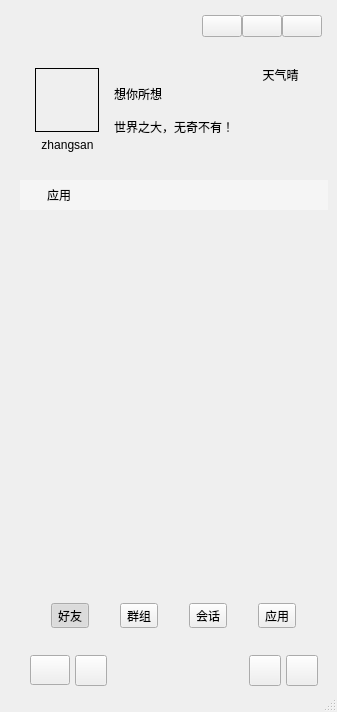
<?xml version="1.0" encoding="UTF-8"?>
<ui version="4.0">
 <class>MainWindow</class>
 <widget class="QMainWindow" name="MainWindow">
  <property name="geometry">
   <rect>
    <x>0</x>
    <y>0</y>
    <width>337</width>
    <height>712</height>
   </rect>
  </property>
  <property name="windowTitle">
   <string>MainWindow</string>
  </property>
  <widget class="QWidget" name="centralwidget">
   <widget class="QWidget" name="widgetUserInfo" native="true">
    <property name="geometry">
     <rect>
      <x>20</x>
      <y>10</y>
      <width>308</width>
      <height>170</height>
     </rect>
    </property>
    <property name="minimumSize">
     <size>
      <width>0</width>
      <height>170</height>
     </size>
    </property>
    <property name="maximumSize">
     <size>
      <width>16777215</width>
      <height>170</height>
     </size>
    </property>
    <layout class="QVBoxLayout" name="verticalLayout_9">
     <property name="spacing">
      <number>0</number>
     </property>
     <property name="leftMargin">
      <number>1</number>
     </property>
     <property name="topMargin">
      <number>1</number>
     </property>
     <property name="rightMargin">
      <number>1</number>
     </property>
     <property name="bottomMargin">
      <number>1</number>
     </property>
     <item>
      <widget class="QWidget" name="widgetWinBar" native="true">
       <property name="minimumSize">
        <size>
         <width>0</width>
         <height>30</height>
        </size>
       </property>
       <property name="maximumSize">
        <size>
         <width>16777215</width>
         <height>30</height>
        </size>
       </property>
       <layout class="QHBoxLayout" name="horizontalLayout_7">
        <property name="spacing">
         <number>0</number>
        </property>
        <property name="leftMargin">
         <number>0</number>
        </property>
        <property name="topMargin">
         <number>0</number>
        </property>
        <property name="rightMargin">
         <number>5</number>
        </property>
        <property name="bottomMargin">
         <number>0</number>
        </property>
        <item>
         <widget class="QLabel" name="label_9">
          <property name="minimumSize">
           <size>
            <width>30</width>
            <height>0</height>
           </size>
          </property>
          <property name="text">
           <string/>
          </property>
          <property name="pixmap">
           <pixmap resource="images.qrc">:/resource/images/robot.png</pixmap>
          </property>
         </widget>
        </item>
        <item>
         <spacer name="horizontalSpacer">
          <property name="orientation">
           <enum>Qt::Horizontal</enum>
          </property>
          <property name="sizeHint" stdset="0">
           <size>
            <width>220</width>
            <height>20</height>
           </size>
          </property>
         </spacer>
        </item>
        <item>
         <widget class="QPushButton" name="btnWinMenu">
          <property name="focusPolicy">
           <enum>Qt::NoFocus</enum>
          </property>
          <property name="text">
           <string/>
          </property>
         </widget>
        </item>
        <item>
         <widget class="QPushButton" name="btnWinMin">
          <property name="focusPolicy">
           <enum>Qt::NoFocus</enum>
          </property>
          <property name="text">
           <string/>
          </property>
          <property name="icon">
           <iconset resource="images.qrc">
            <normaloff>:/resource/common/ic_min.png</normaloff>:/resource/common/ic_min.png</iconset>
          </property>
         </widget>
        </item>
        <item>
         <widget class="QPushButton" name="btnWinClose">
          <property name="focusPolicy">
           <enum>Qt::NoFocus</enum>
          </property>
          <property name="text">
           <string/>
          </property>
          <property name="icon">
           <iconset resource="images.qrc">
            <normaloff>:/resource/common/ic_close_white.png</normaloff>:/resource/common/ic_close_white.png</iconset>
          </property>
         </widget>
        </item>
       </layout>
      </widget>
     </item>
     <item>
      <layout class="QHBoxLayout" name="horizontalLayout_8">
       <property name="spacing">
        <number>5</number>
       </property>
       <property name="leftMargin">
        <number>5</number>
       </property>
       <property name="rightMargin">
        <number>5</number>
       </property>
       <item>
        <widget class="QWidget" name="widget" native="true">
         <layout class="QVBoxLayout" name="verticalLayout_2">
          <item>
           <spacer name="verticalSpacer_4">
            <property name="orientation">
             <enum>Qt::Vertical</enum>
            </property>
            <property name="sizeHint" stdset="0">
             <size>
              <width>20</width>
              <height>40</height>
             </size>
            </property>
           </spacer>
          </item>
          <item>
           <widget class="QWidget" name="widgetHead" native="true">
            <property name="minimumSize">
             <size>
              <width>64</width>
              <height>64</height>
             </size>
            </property>
            <property name="maximumSize">
             <size>
              <width>64</width>
              <height>64</height>
             </size>
            </property>
            <property name="styleSheet">
             <string notr="true">border: 1px solid #000000;</string>
            </property>
            <layout class="QHBoxLayout" name="horizontalLayout_9">
             <property name="spacing">
              <number>0</number>
             </property>
             <property name="leftMargin">
              <number>0</number>
             </property>
             <property name="topMargin">
              <number>0</number>
             </property>
             <property name="rightMargin">
              <number>0</number>
             </property>
             <property name="bottomMargin">
              <number>0</number>
             </property>
            </layout>
           </widget>
          </item>
          <item>
           <widget class="QLabel" name="labelUser">
            <property name="text">
             <string>zhangsan</string>
            </property>
            <property name="alignment">
             <set>Qt::AlignCenter</set>
            </property>
           </widget>
          </item>
          <item>
           <spacer name="verticalSpacer_3">
            <property name="orientation">
             <enum>Qt::Vertical</enum>
            </property>
            <property name="sizeHint" stdset="0">
             <size>
              <width>20</width>
              <height>40</height>
             </size>
            </property>
           </spacer>
          </item>
         </layout>
        </widget>
       </item>
       <item>
        <layout class="QVBoxLayout" name="verticalLayout_7">
         <property name="spacing">
          <number>15</number>
         </property>
         <item>
          <spacer name="verticalSpacer_2">
           <property name="orientation">
            <enum>Qt::Vertical</enum>
           </property>
           <property name="sizeHint" stdset="0">
            <size>
             <width>20</width>
             <height>40</height>
            </size>
           </property>
          </spacer>
         </item>
         <item>
          <widget class="QLabel" name="labelUserName">
           <property name="text">
            <string>想你所想</string>
           </property>
          </widget>
         </item>
         <item>
          <widget class="QLabel" name="labelUserMask">
           <property name="text">
            <string>世界之大，无奇不有！</string>
           </property>
          </widget>
         </item>
         <item>
          <spacer name="verticalSpacer">
           <property name="orientation">
            <enum>Qt::Vertical</enum>
           </property>
           <property name="sizeHint" stdset="0">
            <size>
             <width>20</width>
             <height>40</height>
            </size>
           </property>
          </spacer>
         </item>
        </layout>
       </item>
       <item>
        <layout class="QVBoxLayout" name="verticalLayout_8">
         <item>
          <widget class="QLabel" name="label_10">
           <property name="text">
            <string>天气晴</string>
           </property>
           <property name="alignment">
            <set>Qt::AlignCenter</set>
           </property>
          </widget>
         </item>
         <item>
          <widget class="QLabel" name="label_12">
           <property name="text">
            <string/>
           </property>
           <property name="alignment">
            <set>Qt::AlignCenter</set>
           </property>
          </widget>
         </item>
        </layout>
       </item>
      </layout>
     </item>
    </layout>
   </widget>
   <widget class="QWidget" name="widgetBottom" native="true">
    <property name="geometry">
     <rect>
      <x>20</x>
      <y>578</y>
      <width>308</width>
      <height>110</height>
     </rect>
    </property>
    <property name="minimumSize">
     <size>
      <width>0</width>
      <height>110</height>
     </size>
    </property>
    <property name="maximumSize">
     <size>
      <width>16777215</width>
      <height>110</height>
     </size>
    </property>
    <layout class="QVBoxLayout" name="verticalLayout_5">
     <property name="spacing">
      <number>0</number>
     </property>
     <property name="leftMargin">
      <number>0</number>
     </property>
     <property name="topMargin">
      <number>0</number>
     </property>
     <property name="rightMargin">
      <number>0</number>
     </property>
     <property name="bottomMargin">
      <number>0</number>
     </property>
     <item>
      <widget class="QWidget" name="widgetButtons" native="true">
       <property name="minimumSize">
        <size>
         <width>0</width>
         <height>65</height>
        </size>
       </property>
       <layout class="QHBoxLayout" name="horizontalLayout">
        <property name="spacing">
         <number>0</number>
        </property>
        <property name="leftMargin">
         <number>0</number>
        </property>
        <property name="topMargin">
         <number>0</number>
        </property>
        <property name="rightMargin">
         <number>0</number>
        </property>
        <property name="bottomMargin">
         <number>0</number>
        </property>
        <item>
         <widget class="QToolButton" name="btnFrind">
          <property name="text">
           <string>好友</string>
          </property>
          <property name="icon">
           <iconset resource="images.qrc">
            <normaloff>:/resource/images/contacts.png</normaloff>:/resource/images/contacts.png</iconset>
          </property>
          <property name="iconSize">
           <size>
            <width>24</width>
            <height>24</height>
           </size>
          </property>
          <property name="checkable">
           <bool>true</bool>
          </property>
          <property name="checked">
           <bool>true</bool>
          </property>
          <property name="toolButtonStyle">
           <enum>Qt::ToolButtonTextUnderIcon</enum>
          </property>
         </widget>
        </item>
        <item>
         <widget class="QToolButton" name="btnGroup">
          <property name="text">
           <string>群组</string>
          </property>
          <property name="icon">
           <iconset resource="images.qrc">
            <normaloff>:/resource/images/group_normal.png</normaloff>:/resource/images/group_normal.png</iconset>
          </property>
          <property name="iconSize">
           <size>
            <width>24</width>
            <height>24</height>
           </size>
          </property>
          <property name="checkable">
           <bool>true</bool>
          </property>
          <property name="toolButtonStyle">
           <enum>Qt::ToolButtonTextUnderIcon</enum>
          </property>
         </widget>
        </item>
        <item>
         <widget class="QToolButton" name="btnConversation">
          <property name="toolTip">
           <string>会话</string>
          </property>
          <property name="text">
           <string>会话</string>
          </property>
          <property name="icon">
           <iconset resource="images.qrc">
            <normaloff>:/resource/images/conversation_normal.png</normaloff>:/resource/images/conversation_normal.png</iconset>
          </property>
          <property name="iconSize">
           <size>
            <width>24</width>
            <height>24</height>
           </size>
          </property>
          <property name="checkable">
           <bool>true</bool>
          </property>
          <property name="checked">
           <bool>false</bool>
          </property>
          <property name="toolButtonStyle">
           <enum>Qt::ToolButtonTextUnderIcon</enum>
          </property>
         </widget>
        </item>
        <item>
         <widget class="QToolButton" name="btnApplay">
          <property name="toolTip">
           <string>应用</string>
          </property>
          <property name="text">
           <string>应用</string>
          </property>
          <property name="icon">
           <iconset resource="images.qrc">
            <normaloff>:/resource/images/applay.png</normaloff>:/resource/images/applay.png</iconset>
          </property>
          <property name="iconSize">
           <size>
            <width>24</width>
            <height>24</height>
           </size>
          </property>
          <property name="checkable">
           <bool>true</bool>
          </property>
          <property name="checked">
           <bool>false</bool>
          </property>
          <property name="toolButtonStyle">
           <enum>Qt::ToolButtonTextUnderIcon</enum>
          </property>
         </widget>
        </item>
       </layout>
      </widget>
     </item>
     <item>
      <widget class="QWidget" name="widgetMenu" native="true">
       <property name="minimumSize">
        <size>
         <width>0</width>
         <height>35</height>
        </size>
       </property>
       <property name="maximumSize">
        <size>
         <width>16777215</width>
         <height>35</height>
        </size>
       </property>
       <layout class="QHBoxLayout" name="horizontalLayout_5">
        <property name="spacing">
         <number>5</number>
        </property>
        <property name="leftMargin">
         <number>10</number>
        </property>
        <property name="topMargin">
         <number>2</number>
        </property>
        <property name="rightMargin">
         <number>10</number>
        </property>
        <property name="bottomMargin">
         <number>2</number>
        </property>
        <item>
         <widget class="QPushButton" name="btnSysMenu">
          <property name="minimumSize">
           <size>
            <width>0</width>
            <height>30</height>
           </size>
          </property>
          <property name="toolTip">
           <string>系统菜单</string>
          </property>
          <property name="text">
           <string/>
          </property>
          <property name="icon">
           <iconset resource="images.qrc">
            <normaloff>:/resource/common/ic_sysmen.png</normaloff>:/resource/common/ic_sysmen.png</iconset>
          </property>
          <property name="iconSize">
           <size>
            <width>24</width>
            <height>24</height>
           </size>
          </property>
         </widget>
        </item>
        <item>
         <widget class="QToolButton" name="tbtnAddUser">
          <property name="minimumSize">
           <size>
            <width>0</width>
            <height>30</height>
           </size>
          </property>
          <property name="toolTip">
           <string>添加好友</string>
          </property>
          <property name="text">
           <string/>
          </property>
          <property name="icon">
           <iconset resource="images.qrc">
            <normaloff>:/resource/common/ic_user_add.png</normaloff>:/resource/common/ic_user_add.png</iconset>
          </property>
          <property name="iconSize">
           <size>
            <width>24</width>
            <height>24</height>
           </size>
          </property>
         </widget>
        </item>
        <item>
         <spacer name="horizontalSpacer_2">
          <property name="orientation">
           <enum>Qt::Horizontal</enum>
          </property>
          <property name="sizeHint" stdset="0">
           <size>
            <width>40</width>
            <height>20</height>
           </size>
          </property>
         </spacer>
        </item>
        <item>
         <widget class="QToolButton" name="tbtnWeather">
          <property name="minimumSize">
           <size>
            <width>0</width>
            <height>30</height>
           </size>
          </property>
          <property name="toolTip">
           <string>天气查询</string>
          </property>
          <property name="text">
           <string/>
          </property>
          <property name="icon">
           <iconset resource="images.qrc">
            <normaloff>:/resource/common/ic_weather.png</normaloff>:/resource/common/ic_weather.png</iconset>
          </property>
          <property name="iconSize">
           <size>
            <width>24</width>
            <height>24</height>
           </size>
          </property>
         </widget>
        </item>
        <item>
         <widget class="QToolButton" name="tbtnCalendar">
          <property name="minimumSize">
           <size>
            <width>0</width>
            <height>30</height>
           </size>
          </property>
          <property name="toolTip">
           <string>日历</string>
          </property>
          <property name="text">
           <string/>
          </property>
          <property name="icon">
           <iconset resource="images.qrc">
            <normaloff>:/resource/common/ic_calendar.png</normaloff>:/resource/common/ic_calendar.png</iconset>
          </property>
          <property name="iconSize">
           <size>
            <width>24</width>
            <height>24</height>
           </size>
          </property>
         </widget>
        </item>
       </layout>
      </widget>
     </item>
    </layout>
   </widget>
   <widget class="QStackedWidget" name="GCStackedWidget">
    <property name="geometry">
     <rect>
      <x>20</x>
      <y>180</y>
      <width>308</width>
      <height>398</height>
     </rect>
    </property>
    <property name="styleSheet">
     <string notr="true"/>
    </property>
    <property name="currentIndex">
     <number>3</number>
    </property>
    <widget class="QWidget" name="page2">
     <layout class="QVBoxLayout" name="verticalLayout_4">
      <property name="spacing">
       <number>0</number>
      </property>
      <property name="leftMargin">
       <number>0</number>
      </property>
      <property name="topMargin">
       <number>0</number>
      </property>
      <property name="rightMargin">
       <number>0</number>
      </property>
      <property name="bottomMargin">
       <number>0</number>
      </property>
      <item>
       <widget class="QWidget" name="widgetFrindT" native="true">
        <property name="maximumSize">
         <size>
          <width>16777215</width>
          <height>30</height>
         </size>
        </property>
        <property name="styleSheet">
         <string notr="true">QWidget#widgetFrindT  {
	background-color: #5AFFFFFF;
}</string>
        </property>
        <layout class="QHBoxLayout" name="horizontalLayout_3" stretch="0,1">
         <property name="spacing">
          <number>10</number>
         </property>
         <property name="leftMargin">
          <number>10</number>
         </property>
         <property name="topMargin">
          <number>0</number>
         </property>
         <property name="rightMargin">
          <number>0</number>
         </property>
         <property name="bottomMargin">
          <number>0</number>
         </property>
         <item>
          <widget class="QLabel" name="label_3">
           <property name="text">
            <string/>
           </property>
           <property name="pixmap">
            <pixmap resource="images.qrc">:/resource/images/ic_user.png</pixmap>
           </property>
           <property name="scaledContents">
            <bool>false</bool>
           </property>
          </widget>
         </item>
         <item>
          <widget class="QLabel" name="label_4">
           <property name="text">
            <string>联系人</string>
           </property>
          </widget>
         </item>
        </layout>
       </widget>
      </item>
      <item>
       <widget class="QWidget" name="frindListWidget" native="true"/>
      </item>
     </layout>
    </widget>
    <widget class="QWidget" name="page3">
     <layout class="QVBoxLayout" name="verticalLayout_3">
      <property name="spacing">
       <number>0</number>
      </property>
      <property name="leftMargin">
       <number>0</number>
      </property>
      <property name="topMargin">
       <number>0</number>
      </property>
      <property name="rightMargin">
       <number>0</number>
      </property>
      <property name="bottomMargin">
       <number>0</number>
      </property>
      <item>
       <widget class="QWidget" name="widgetGroupT" native="true">
        <property name="maximumSize">
         <size>
          <width>16777215</width>
          <height>30</height>
         </size>
        </property>
        <property name="styleSheet">
         <string notr="true">QWidget#widgetGroupT  {
	background-color: #5AFFFFFF;
}</string>
        </property>
        <layout class="QHBoxLayout" name="horizontalLayout_4" stretch="0,1">
         <property name="spacing">
          <number>10</number>
         </property>
         <property name="leftMargin">
          <number>10</number>
         </property>
         <property name="topMargin">
          <number>0</number>
         </property>
         <property name="rightMargin">
          <number>0</number>
         </property>
         <property name="bottomMargin">
          <number>0</number>
         </property>
         <item>
          <widget class="QLabel" name="label_5">
           <property name="text">
            <string/>
           </property>
           <property name="pixmap">
            <pixmap resource="images.qrc">:/resource/images/ic_group.png</pixmap>
           </property>
           <property name="scaledContents">
            <bool>false</bool>
           </property>
          </widget>
         </item>
         <item>
          <widget class="QLabel" name="label_6">
           <property name="text">
            <string>群组</string>
           </property>
          </widget>
         </item>
        </layout>
       </widget>
      </item>
      <item>
       <widget class="QWidget" name="groupListWidget" native="true"/>
      </item>
     </layout>
    </widget>
    <widget class="QWidget" name="page">
     <layout class="QVBoxLayout" name="verticalLayout_10">
      <property name="spacing">
       <number>0</number>
      </property>
      <property name="leftMargin">
       <number>0</number>
      </property>
      <property name="topMargin">
       <number>0</number>
      </property>
      <property name="rightMargin">
       <number>0</number>
      </property>
      <property name="bottomMargin">
       <number>0</number>
      </property>
      <item>
       <widget class="QWidget" name="widgetConVT" native="true">
        <property name="maximumSize">
         <size>
          <width>16777215</width>
          <height>30</height>
         </size>
        </property>
        <property name="styleSheet">
         <string notr="true">QWidget#widgetConVT  {
	background-color: #5AFFFFFF;
}</string>
        </property>
        <layout class="QHBoxLayout" name="horizontalLayout_2" stretch="0,1">
         <property name="spacing">
          <number>10</number>
         </property>
         <property name="leftMargin">
          <number>10</number>
         </property>
         <property name="topMargin">
          <number>0</number>
         </property>
         <property name="rightMargin">
          <number>0</number>
         </property>
         <property name="bottomMargin">
          <number>0</number>
         </property>
         <item>
          <widget class="QLabel" name="label">
           <property name="text">
            <string/>
           </property>
           <property name="pixmap">
            <pixmap resource="images.qrc">:/resource/images/ic_chat.png</pixmap>
           </property>
           <property name="scaledContents">
            <bool>false</bool>
           </property>
          </widget>
         </item>
         <item>
          <widget class="QLabel" name="label_2">
           <property name="text">
            <string>会话</string>
           </property>
          </widget>
         </item>
        </layout>
       </widget>
      </item>
      <item>
       <widget class="QWidget" name="convationListWidget" native="true"/>
      </item>
     </layout>
    </widget>
    <widget class="QWidget" name="page_2">
     <layout class="QVBoxLayout" name="verticalLayout_6">
      <property name="spacing">
       <number>0</number>
      </property>
      <property name="leftMargin">
       <number>0</number>
      </property>
      <property name="topMargin">
       <number>0</number>
      </property>
      <property name="rightMargin">
       <number>0</number>
      </property>
      <property name="bottomMargin">
       <number>0</number>
      </property>
      <item>
       <widget class="QWidget" name="widgetApply" native="true">
        <property name="maximumSize">
         <size>
          <width>16777215</width>
          <height>30</height>
         </size>
        </property>
        <property name="styleSheet">
         <string notr="true">QWidget#widgetApply  {
	background-color: #5AFFFFFF;
}</string>
        </property>
        <layout class="QHBoxLayout" name="horizontalLayout_6" stretch="0,1">
         <property name="spacing">
          <number>10</number>
         </property>
         <property name="leftMargin">
          <number>10</number>
         </property>
         <property name="topMargin">
          <number>0</number>
         </property>
         <property name="rightMargin">
          <number>0</number>
         </property>
         <property name="bottomMargin">
          <number>0</number>
         </property>
         <item>
          <widget class="QLabel" name="label_7">
           <property name="text">
            <string/>
           </property>
           <property name="pixmap">
            <pixmap resource="images.qrc">:/resource/images/ic_app.png</pixmap>
           </property>
           <property name="scaledContents">
            <bool>false</bool>
           </property>
          </widget>
         </item>
         <item>
          <widget class="QLabel" name="label_8">
           <property name="text">
            <string>应用</string>
           </property>
          </widget>
         </item>
        </layout>
       </widget>
      </item>
      <item>
       <widget class="QWidget" name="widget_5" native="true"/>
      </item>
     </layout>
    </widget>
   </widget>
  </widget>
  <widget class="QStatusBar" name="statusbar"/>
 </widget>
 <resources>
  <include location="images.qrc"/>
 </resources>
 <connections/>
</ui>
